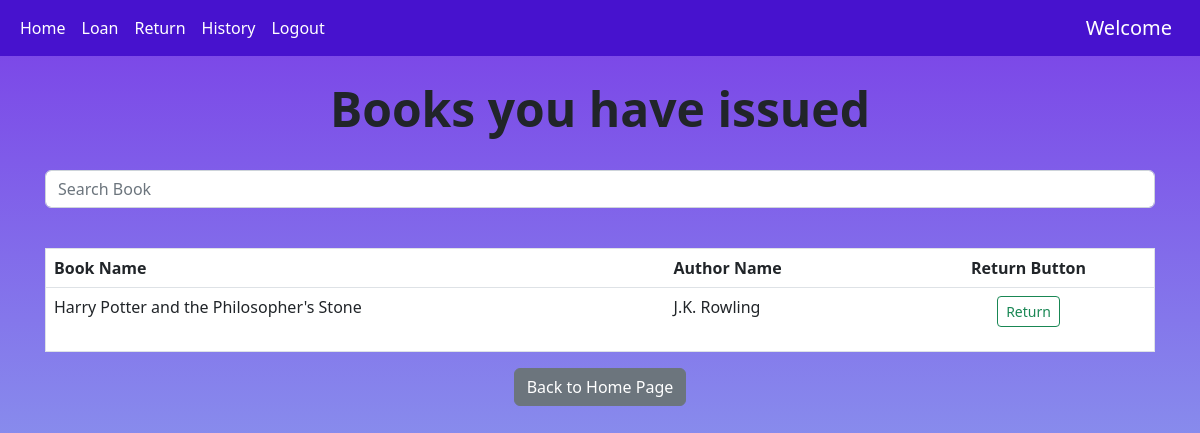
The app's page /return_item (signed in) with its own data.
### bookstore/models.py (models this page shows, shortened)
class Book(models.Model):
    book_name = models.CharField(max_length=150)
    author_name = models.CharField(max_length=200)
    quantity = models.IntegerField(default=1)
    subject = models.CharField(max_length=2000)
    book_add_date = models.DateField(default=timezone.now)
    book_add_time = models.TimeField(default=timezone.now)
    class Meta:
        unique_together = ("book_name", "author_name")

### bookstore/views.py (the view, shortened to what this page needs)
# urls.py: path("return_item", views.return_item, name="return_item"),
@login_required(login_url="login")
def return_item(request):
    my_items = IssuedItem.objects.filter(
        user_id=request.user, return_date__isnull=True
    ).values_list("book_id")
    books = Book.objects.exclude(~Q(id__in=my_items))
    params = {"books": books}
    return render(request, "return_item.html", params)

### bookstore/templates/return_item.html (shortened to what this page needs)
{% extends 'base.html' %} {% block content %}
<center>
 <br />
 <h1 class="display-5 fw-bold">Books you have issued</h1>
 <br />
 <div class="input-group container">
   <input
     id="search"
     type="search"
     class="form-control rounded"
     placeholder="Search Book"
     aria-label="Search"
     aria-describedby="search-addon"
   />
 </div>
</center>
<br />
<div class="container">
 <table class="table">
   <thead class="thead-dark">
     <tr>
       <th scope="col">Book Name</th>
       <th scope="col">Author Name</th>
       <th scope="col">
         <center>Return Button</center>
       </th>
     </tr>
   </thead>
   <tbody id="table_data">
     {% for book in books %}
     <tr>
       <td>{{book.book_name}}</td>
       <td>{{book.author_name}}</td>
       <td>
         <center>
           <form action="return_item" method="post">
             <button type="submit" class="btn btn-outline-success btn-sm">
               Return
             </button>
           </form>
         </center>
       </td>
     </tr>
     {% endfor %}
   </tbody>
 </table>
</div>
<center>
  <a href="{% url 'home' %}" class="btn btn-secondary">Back to Home Page</a>
</center>
{% endblock %}

### bookstore/templates/base.html (style rules this page uses)
body { background-color: linear-gradient(#7a3fe7, #cf7ade); background-repeat: no-repeat; background-size: cover; }

### bookstore/templates/return_item.html (style rules this page uses)
table { border-collapse: collapse; border-spacing: 0; border-radius: 10px; width: 100%; border: 1px solid #ddd; }
th, td { text-align: left; padding: 16px; }
tr:nth-child(odd) { background-color: #ffffff; }
.container { width: 100%; padding-right: 15px; padding-left: 15px; margin-right: auto; margin-left: auto; }
.input-group { width: 100%; margin-bottom: 1rem; }
body { background: linear-gradient(#7a3fe7, #93cbf1); background-attachment: fixed; background-repeat: no-repeat; }

### records on screen
Book: book_name "Harry Potter and the Philosopher's Stone", author_name "J.K. Rowling"
